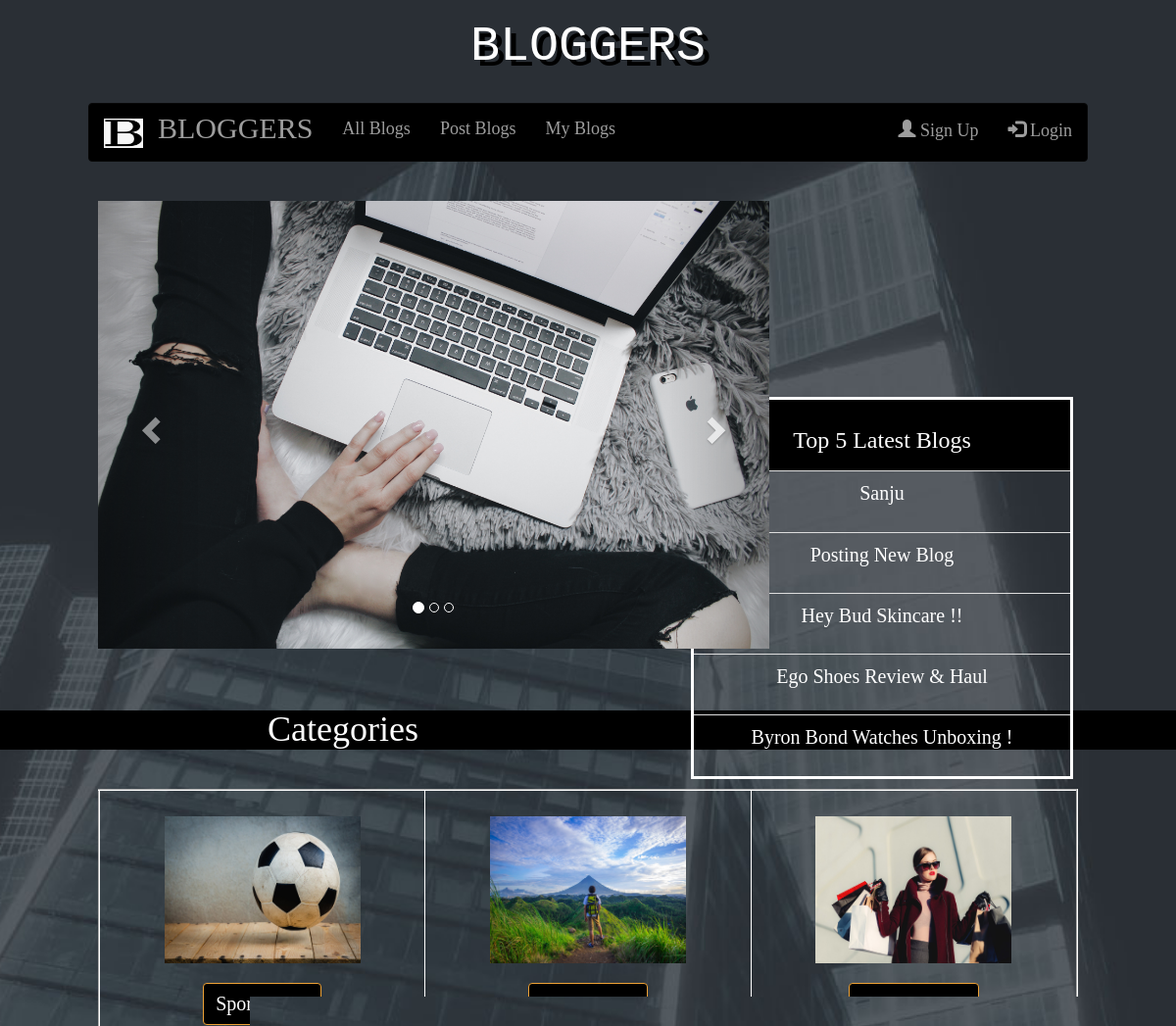
Before: / (upper part) with the older database file.
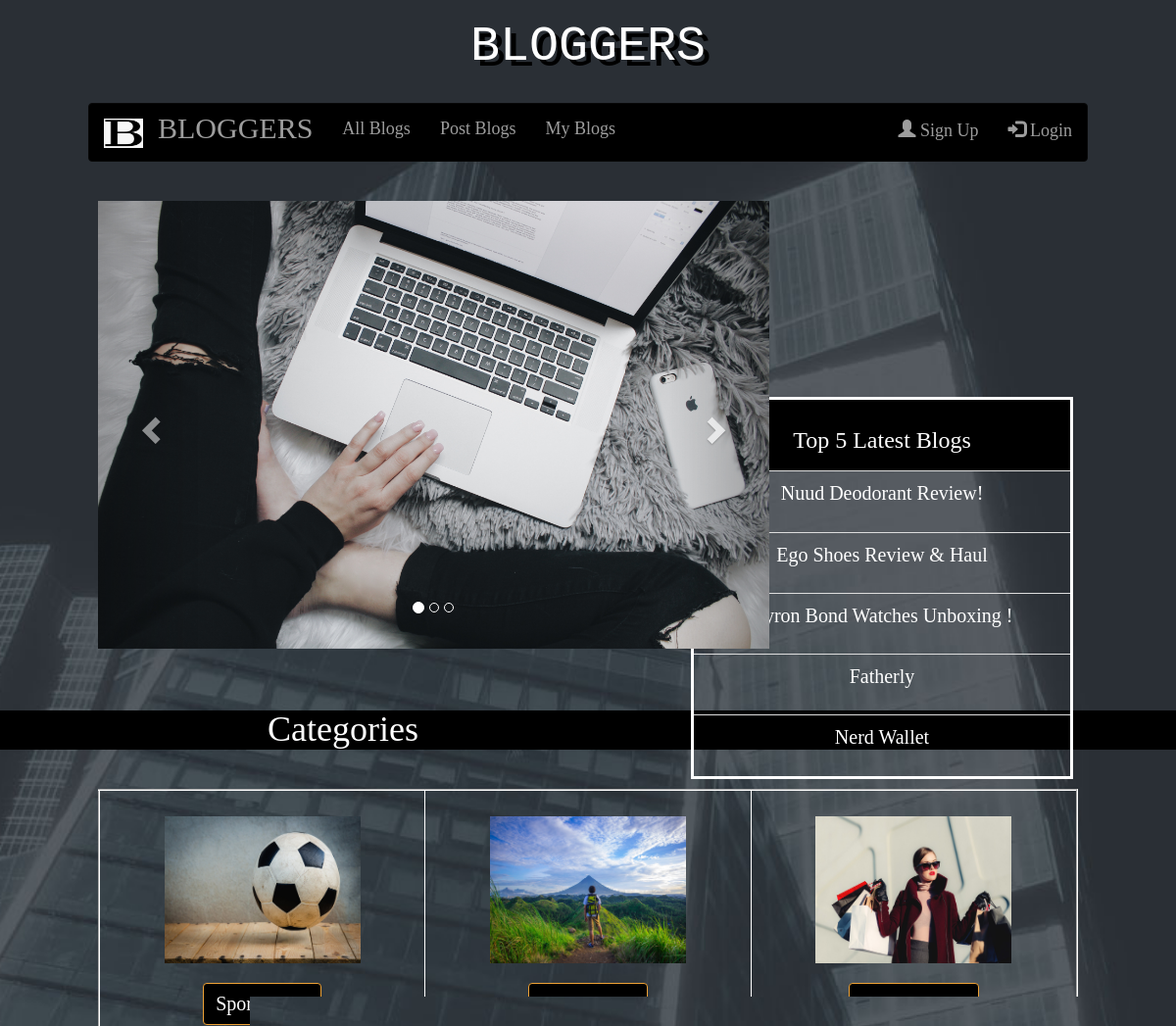
After: the same page with the newer database file.
### app1/models.py (models this page shows, shortened)
class post(models.Model):
    STATUS_CHOICES = (('draft','Draft'),('published','Published'))
    CATEGORY_CHOICES = (('travel blogs','Travel Blogs'),('fashion blogs','Fashion Blogs'),('food blogs','Food Blogs'),('educational blogs','Educational Blogs'),('parenting blogs','Parenting Blogs'),('movie and music blogs','Movie And Music Blogs'),('sports blogs','Sports Blogs'),('personal blogs','Personal Blogs'),('other','Other'))
    title = models.CharField(max_length = 260)
    slug = models.SlugField(max_length = 264,unique_for_date='publish')
    author = models.ForeignKey(User,related_name='blog_posts',on_delete=models.CASCADE)
    body = models.TextField()
    publish = models.DateTimeField(default = timezone.now)
    created = models.DateTimeField(auto_now_add = True)
    updated = models.DateTimeField(auto_now_add = True)
    image = models.FileField(upload_to = "images/",default="blogger.jpg")
    status = models.CharField(max_length = 20,choices = STATUS_CHOICES,default = 'draft')
    category = models.CharField(max_length = 50,choices = CATEGORY_CHOICES,default = 'other')
    class Meta:
        ordering = ('-publish',)

### app1/views.py (the view)
# urls.py: path('',views.homepage_view.as_view(),name = 'home'),
class homepage_view(ListView):
    model = post
    paginate_by = 5
    template_name = "app1/homepage.html"
    queryset = post.objects.filter(~Q(status = 'draft'))  # show the latest 5 blogs excepting the blogs whose status is draft
    context_object_name = "allblogs"

### template/app1/homepage.html (shortened to what this page needs)
<!DOCTYPE html>
{% load static %}
<html lang="en">
<head>
  <link rel="stylesheet" href="https://maxcdn.bootstrapcdn.com/bootstrap/3.4.1/css/bootstrap.min.css">
</head>
<body>
  <center>
    <h1 style="font-size:50px; font-family:monospace; text-shadow:6px 6px black;">BLOGGERS</h1>
    <br>
    <nav class="navbar navbar-inverse" id="navi">
      <a class="navbar-brand">
       <img src="{% static 'images/b.png' %}" alt="Logo" style="width:40px;height:30px;">
     </a>
      <div class="container-fluid">
        <div class="navbar-header">
          <a class="navbar-brand" href="/" style="font-size:30px;">BLOGGERS</a>
        </div>
        <ul class="nav navbar-nav">
          <li><a href="/allblogs">All Blogs</a></li>
          <li><a href="/postblogs">Post Blogs</a></li>
          <li><a href="/myblogs">My Blogs</a></li>
        </ul>
        <ul class="nav navbar-nav navbar-right">
          {% if not request.user.is_authenticated %}
          <li><a href="/signup"><span class="glyphicon glyphicon-user"></span> Sign Up</a></li>
          {% endif %}
          {% if not request.user.is_authenticated %}
          <li><a href="/accounts/login"><span class="glyphicon glyphicon-log-in"></span> Login</a></li>
          {% endif %}
        </ul>
      </div>
    </nav><br>
<div id="themain">
<div class="container" style="height:200px; width:800px;" id="caro">
    <div id="myCarousel" class="carousel slide" data-ride="carousel">
      <ol class="carousel-indicators">
        <li data-target="#myCarousel" data-slide-to="0" class="active"></li>
        <li data-target="#myCarousel" data-slide-to="1"></li>
        <li data-target="#myCarousel" data-slide-to="2"></li>
      </ol>
      <div class="carousel-inner">
        <div class="item active">
          <img src="{% static 'images/blog1.jpg' %}" alt="carousel image">
        </div>
      </div>
      <a class="left carousel-control" href="#myCarousel" data-slide="prev">
        <span class="glyphicon glyphicon-chevron-left"></span>
      </a>
      <a class="right carousel-control" href="#myCarousel" data-slide="next">
        <span class="glyphicon glyphicon-chevron-right"></span>
      </a>
    </div>
</div>
<br><br>
  <div class="#" id="side" style="height:400px; width:400px;" >
    <table style="height:390px; width:390px;" class="table table-sm table-dark" id="tb">
      <thead>
          <tr>
            <td style="background:black;"><h3><marquee scrollamount="8"> Top 5 Latest Blogs </marquee></h3></td>
          </tr>
      </thead>
      <tbody>
        {% for i in allblogs %}
        <tr>
          <td><a href="/{{i.id}}" style="color:white; font-size:20px; font-family:serif;" >{{i.title|truncatechars:40|title}}</a></td>
        </tr>
        {% endfor %}
      </tbody>
    </table>
  </div>
</div>
<div>
  <h1 align="center" style="background:black;">Categories</h1>
  <br>
  <table border="2px" style="height:800px; width:1000px; text-align:center; border-color:white;">
  <center>
    <tr>
      <td><img src="{% static 'images/sports.jpeg' %}" style="height:150px; width:200px;" alt=""><br><br><a href="/sports_cat" style="color:white; font-size:20px; background:black;" class="btn btn-warning">Sports Blog</a></td>
      <td><img src="{% static 'images/travel.jpeg' %}" style="height:150px; width:200px;" alt=""><br><br><a href="/travel_cat" style="color:white; font-size:20px; background:black;" class="btn btn-warning">Travel Blog</a></td>
      <td><img src="{% static 'images/fashion.jpeg' %}" style="height:150px; width:200px;" alt=""><br><br><a href="/fashion_cat" style="color:white; font-size:20px; background:black;" class="btn btn-warning">Fashion Blog</a></td>
    </tr>
  </center>
  </table>
</div><br>
</center>
</body>
</html>

Changed rows visible on the page:
removed post: title "Sanju"
removed post: title "Posting New Blog"
no longer on this page (row edited): post: title "Hey Bud Skincare !!"
now on this page (row edited): post: title "Nuud Deodorant Review!"
now on this page (row edited): post: title "Fatherly"
now on this page (row edited): post: title "Nerd Wallet"
